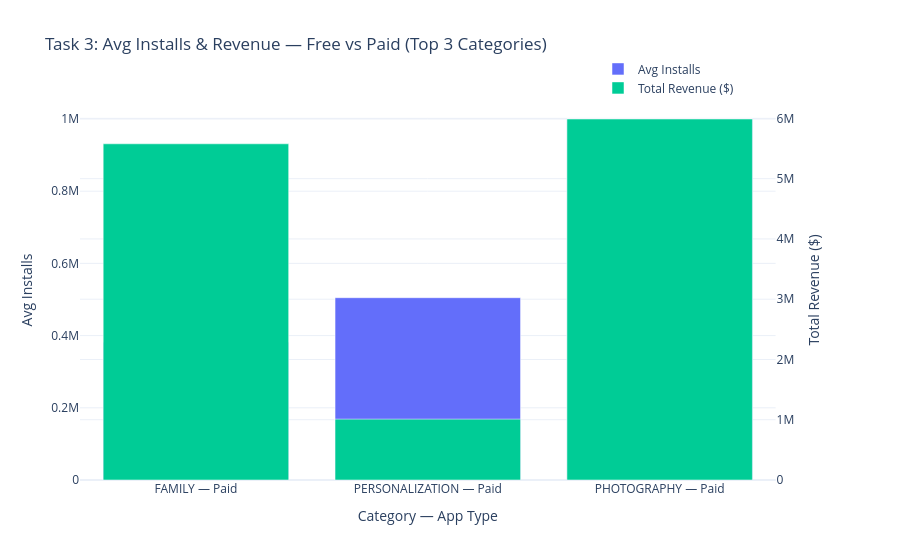

The code cell stored with this chart in its notebook:
### Code cell
# Step 5 & 6: Time-Gated Dual-Axis Plotly Chart

if not is_within_time_window(13, 14):
    current_time = get_ist_now().strftime('%H:%M IST')
    print(f"Current time: {current_time}")
    print("This visualization is only available between 1 PM and 2 PM IST.")
else:
# if True:
    if task3_agg.shape[0] == 0:
        print("No data survived the filters. Cannot generate chart.")
    else:
        # Build dual-axis figure
        fig = make_subplots(specs=[[{'secondary_y': True}]])

        # Create combined x-labels: 'CATEGORY - Free' / 'CATEGORY - Paid'
        task3_agg['x_label'] = task3_agg['Category'] + ' — ' + task3_agg['App_Type']

        # Left Y-axis: Average Installs
        fig.add_trace(
            go.Bar(
                x=task3_agg['x_label'],
                y=task3_agg['avg_installs'],
                name='Avg Installs',
                marker_color='#636EFA'
            ),
            secondary_y=False
        )

        # Right Y-axis: Total Revenue
        fig.add_trace(
            go.Bar(
                x=task3_agg['x_label'],
                y=task3_agg['total_revenue'],
                name='Total Revenue ($)',
                marker_color='#00CC96'
            ),
            secondary_y=True
        )

        fig.update_layout(
            title='Task 3: Avg Installs & Revenue — Free vs Paid (Top 3 Categories)',
            xaxis_title='Category — App Type',
            barmode='group',
            template='plotly_white',
            legend=dict(x=0.7, y=1.12)
        )
        fig.update_yaxes(title_text='Avg Installs', secondary_y=False)
        fig.update_yaxes(title_text='Total Revenue ($)', secondary_y=True)

        fig.show()
        print(f"Chart rendered at {get_ist_now().strftime('%H:%M:%S IST')}")

### Figure 1 — Plotly figure (JSON) as saved in the notebook; plotly's stock layout.template omitted (floating-point values rounded to 4 significant figures)
{"data": [{"marker": {"color": "#636EFA"}, "name": "Avg Installs", "type": "bar", "x": ["FAMILY — Paid", "PERSONALIZATION — Paid", "PHOTOGRAPHY — Paid"], "xaxis": "x", "y": [381400.0, 505000.0, 1000000.0], "yaxis": "y"}, {"marker": {"color": "#00CC96"}, "name": "Total Revenue ($)", "type": "bar", "x": ["FAMILY — Paid", "PERSONALIZATION — Paid", "PHOTOGRAPHY — Paid"], "xaxis": "x", "y": [5578000.0, 1010000.0, 5990000.0], "yaxis": "y2"}], "layout": {"barmode": "group", "legend": {"x": 0.7, "y": 1.12}, "title": {"text": "Task 3: Avg Installs & Revenue — Free vs Paid (Top 3 Categories)"}, "xaxis": {"anchor": "y", "domain": [0, 0.94], "title": {"text": "Category — App Type"}}, "yaxis": {"anchor": "x", "domain": [0, 1], "title": {"text": "Avg Installs"}}, "yaxis2": {"anchor": "x", "overlaying": "y", "side": "right", "title": {"text": "Total Revenue ($)"}}}}
